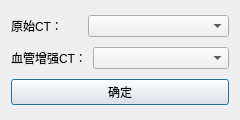
<?xml version="1.0" encoding="UTF-8"?>
<ui version="4.0">
 <class>DialogVesselExtractor</class>
 <widget class="QDialog" name="DialogVesselExtractor">
  <property name="geometry">
   <rect>
    <x>0</x>
    <y>0</y>
    <width>240</width>
    <height>120</height>
   </rect>
  </property>
  <property name="windowTitle">
   <string>选取CT数据源</string>
  </property>
  <layout class="QVBoxLayout" name="verticalLayout">
   <item>
    <layout class="QHBoxLayout" name="horizontalLayout" stretch="1,2">
     <item>
      <widget class="QLabel" name="label">
       <property name="text">
        <string>原始CT：</string>
       </property>
      </widget>
     </item>
     <item>
      <widget class="QComboBox" name="nonContrastCTComboBox"/>
     </item>
    </layout>
   </item>
   <item>
    <layout class="QHBoxLayout" name="horizontalLayout_2" stretch="1,2">
     <item>
      <widget class="QLabel" name="label_2">
       <property name="text">
        <string>血管增强CT：</string>
       </property>
      </widget>
     </item>
     <item>
      <widget class="QComboBox" name="enhanceCTComboBox"/>
     </item>
    </layout>
   </item>
   <item>
    <widget class="QPushButton" name="confirmBtn">
     <property name="text">
      <string>确定</string>
     </property>
    </widget>
   </item>
  </layout>
 </widget>
 <layoutdefault spacing="6" margin="11"/>
 <resources/>
 <connections/>
</ui>
